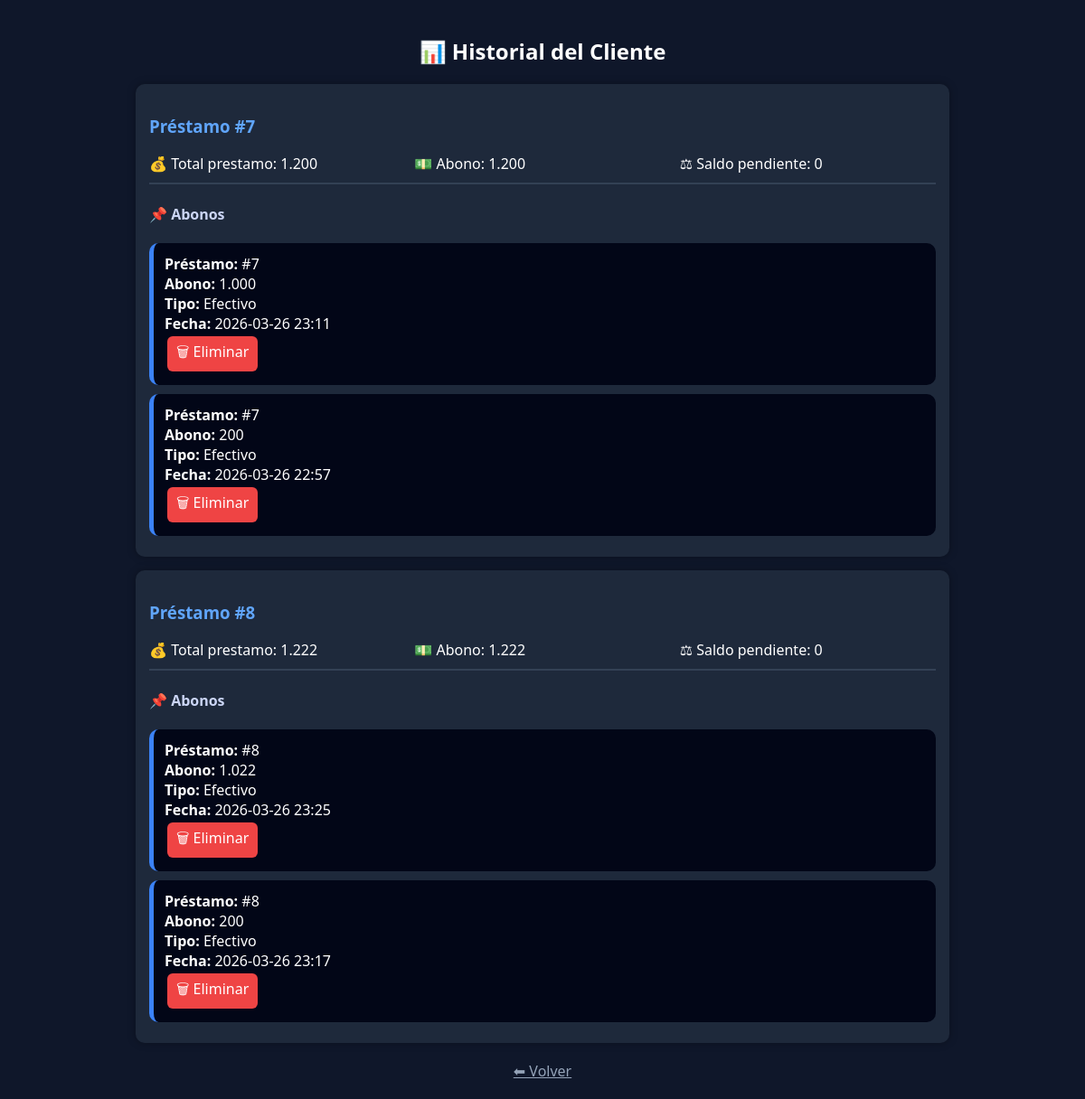
The page /historial/7 on the database its author committed.
### tables this page shows
CREATE TABLE prestamos(
id INTEGER PRIMARY KEY AUTOINCREMENT,
cliente_id INTEGER,
capital REAL,
interes REAL,
dias INTEGER,
fecha TEXT,
vencimiento TEXT,
total REAL);

CREATE TABLE abonos(
id INTEGER PRIMARY KEY AUTOINCREMENT,
prestamo_id INTEGER,
monto REAL,
fecha TEXT, tipo TEXT DEFAULT 'Efectivo');

### app.py (the view)
@app.route("/historial/<int:id>")
def historial(id):
    conn = conectar()
    cursor = conn.cursor()
    prestamos = cursor.execute("""
        SELECT id,fecha,total
        FROM prestamos
        WHERE cliente_id=?
    """, (id,)).fetchall()
    data = []
    for p in prestamos:
        total, abonado, saldo, atraso, extra = calcular(p[0])
        abonos = cursor.execute("""
            SELECT id,monto,tipo,fecha
            FROM abonos
            WHERE prestamo_id=?
            ORDER BY id DESC
        """, (p[0],)).fetchall()
        lista_abonos = []
        for a in abonos:
            lista_abonos.append({
                "id": a[0],
                "monto": formato(a[1]),
                "tipo": a[2],
                "fecha": a[3]
            })
        data.append({
            "prestamo_id": p[0],
            "fecha": p[1],
            "total": formato(total),
            "abonado": formato(abonado),
            "saldo": formato(saldo),
            "estado": "PAGADO" if saldo<=0 else "VENCIDO" if atraso>0 else "ACTIVO",
            "abonos": lista_abonos
        })
    conn.close()
    return render_template("historial.html", data=data)

### app.py (called while the page is built)
def conectar():
    return sqlite3.connect("sistema.db")

def formato(x):
    return "{:,.0f}".format(x).replace(",", ".")

def calcular(pid):
    conn = conectar()
    cursor = conn.cursor()
    cursor.execute("SELECT total,vencimiento FROM prestamos WHERE id=?", (pid,))
    data = cursor.fetchone()
    if not data:
        return 0,0,0,0,0
    total, venc = data
    cursor.execute("SELECT SUM(monto) FROM abonos WHERE prestamo_id=?", (pid,))
    abonado = cursor.fetchone()[0] or 0
    saldo = total - abonado
    excedente = 0
    if saldo < 0:
        excedente = abs(saldo)
        saldo = 0
    hoy = datetime.now().date()
    venc = datetime.strptime(venc,"%Y-%m-%d").date()
    atraso = (hoy - venc).days if hoy > venc else 0
    conn.close()
    return total, abonado, saldo, atraso, excedente

### templates/historial.html (shortened to what this page needs)
<!DOCTYPE html>
<html>
<head>
<link rel="stylesheet" href="{{ url_for('static', filename='style.css') }}">
</head>
<body>
<div class="container">
<h2>📊 Historial del Cliente</h2>
{% for p in data %}
<div class="card">
<h3>Préstamo #{{p.prestamo_id}}</h3>
<div class="grid">
<div>💰 Total prestamo: {{p.total}}</div>
<div>💵 Abono: {{p.abonado}}</div>
<div>⚖ Saldo pendiente: {{p.saldo}}</div>
</div>
<hr>
<h4>📌 Abonos</h4>
{% for a in p.abonos %}
<div class="item">
<div><b>Préstamo:</b> #{{p.prestamo_id}}</div>
<div><b>Abono:</b> {{a.monto}}</div>
<div><b>Tipo:</b> {{a.tipo}}</div>
<div><b>Fecha:</b> {{a.fecha}}</div>
<a href="/eliminar_abono/{{a.id}}"
class="btn btn-del"
onclick="return confirm('¿Eliminar este abono?')">
🗑 Eliminar
</a>
</div>
{% endfor %}
</div>
{% endfor %}
<a href="/clientes" class="volver">⬅ Volver</a>
</div>
</body>
</html>

### static/style.css (style rules this page uses)
body { font-family: 'Segoe UI', sans-serif; background: #0f172a; color: #fff; margin:0; }
.container { width:90%; max-width:900px; margin:auto; padding:20px; }
h2 { text-align:center; margin-bottom:20px; }
.card { background:#1e293b; padding:15px; border-radius:10px; margin-bottom:15px; box-shadow:0 0 10px rgba(0,0,0,0.3); }
.btn { display:inline-block; padding:6px 10px; margin:3px; border-radius:6px; text-decoration:none; color:white; }
.btn-del { background:#ef4444; }
.volver { display:block; text-align:center; margin-top:20px; color:#94a3b8; }
.grid { display:grid; grid-template-columns: repeat(3,1fr); gap:10px; margin-bottom:10px; }
.item { background:#0f172a; padding:10px; border-radius:8px; margin-bottom:8px; border-left:4px solid #3b82f6; }
h3 { color:#60a5fa; }
h4 { color:#cbd5f5; }
hr { border:1px solid #334155; }
.item { background:#020617; padding:12px; border-radius:10px; margin-top:10px; border-left:5px solid #3b82f6; transition:0.3s; }
.grid { display:grid; grid-template-columns: repeat(3,1fr); gap:10px; margin:10px 0; }
hr { border:1px solid #334155; margin:10px 0; }
.grid { display:grid; grid-template-columns: repeat(3,1fr); gap:10px; }

### rows shown on the page
prestamos: prestamo_id "7", total "1.200", abonado "1.200", saldo "0"
abonos: prestamo_id "7", monto "1.000", tipo "Efectivo", fecha "2026-03-26 23:11"
abonos: prestamo_id "7", monto "200", tipo "Efectivo", fecha "2026-03-26 22:57"
prestamos: prestamo_id "8", total "1.222", abonado "1.222", saldo "0"
abonos: prestamo_id "8", monto "1.022", tipo "Efectivo", fecha "2026-03-26 23:25"
abonos: prestamo_id "8", monto "200", tipo "Efectivo", fecha "2026-03-26 23:17"
